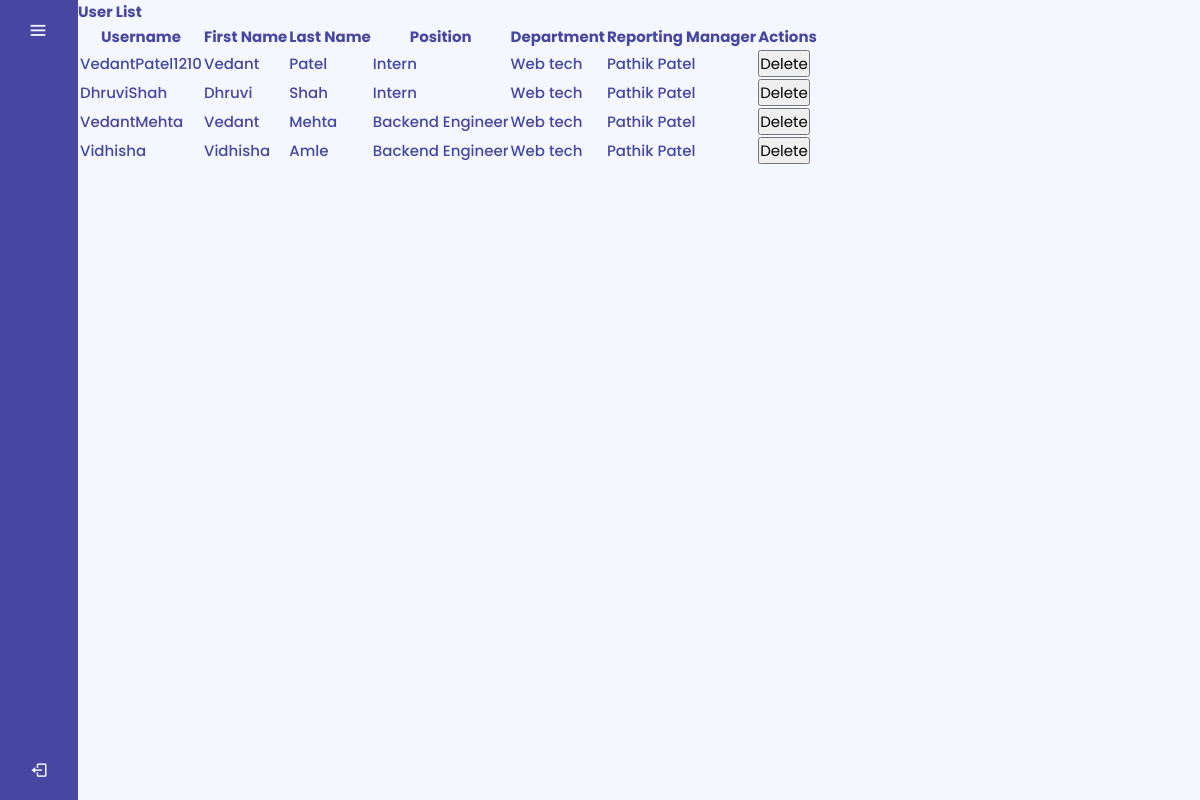
Page /adminuser on the earlier database version.
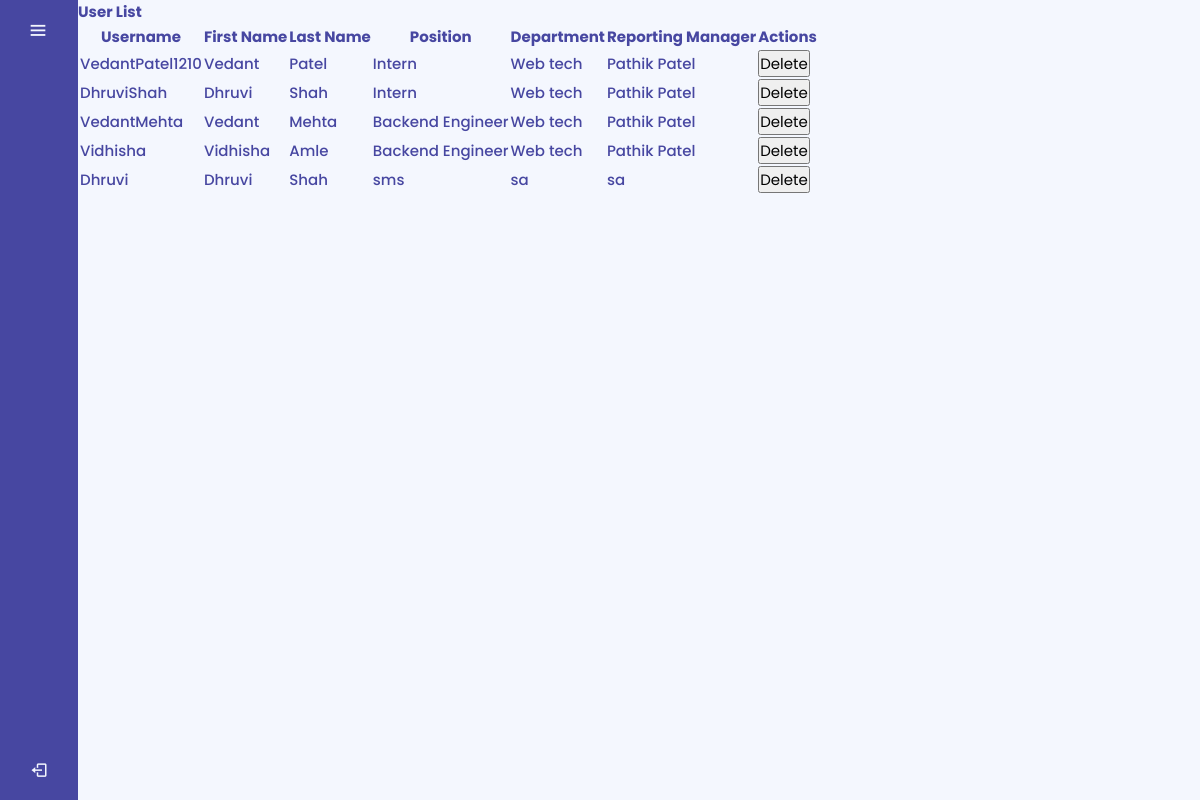
Same page on the later database version.
### emp_engagement/models.py (models this page shows)
class user_data(models.Model):
    Username= models.CharField(max_length=30)
    Password= models.CharField(default="admin123",max_length=15)
    FirstName= models.CharField(max_length=100)
    MiddleName= models.CharField(max_length=100, blank=True)
    LastName = models.CharField(max_length=100)
    Address1= models.CharField(max_length=50)
    Address2= models.CharField(max_length=50)
    City= models.CharField(max_length=50)
    State= models.CharField(max_length=50)
    Pincode= models.CharField(max_length=10)
    Country= models.CharField(max_length=50)
    DateofBirth= models.DateField()
    Gender_choices=(
        ('M', 'Male'),
        ('F', 'Female'),
        ('O', 'Other')
    )
    Gender= models.CharField(max_length=1, choices=Gender_choices)
    Qualifications = models.CharField(max_length=255)
    Position = models.CharField(max_length=100)
    Department = models.CharField(max_length=100)
    Reportsto= models.CharField(max_length=50,default= None)
    Email = models.EmailField(unique=True)
    Phone_number = models.CharField(max_length=15)
    is_user = models.BooleanField(default=False)
    is_admin = models.BooleanField(default=False)
    Profilepic = models.ImageField(default='default_male_pic.png', upload_to='profile_pics/', blank=True, null=True)
    def __str__(self):
        return self.Username

### emp_engagement/views.py (the view)
# urls.py: path('adminuser',views.adminuser, name='Admin User'),
def adminuser(request):
    print("hello")
    users= user_data.objects.all()
    print(users)
    context= {
        'users':users,
        'is_admin':request.session.get('is_admin'),
        'is_user':request.session.get('is_user'),
        'display_name': request.session.get('display_name'),
        'position': request.session.get('position'),
        'profile_pic_url' : request.session.get('profile_pic_url'),
        'menu_list' : request.session.get('menu_list')
    }
    return render(request,'adminuser.html',context)

### templates/adminuser.html (shortened to what this page needs)
{% extends "index.html" %}
{% block css %}
{% load static %}
<link rel="stylesheet" href="{% static "css/user.css" %}">
{% endblock css %}
{% block section %}
<h1>User List</h1>
    <table>
        <thead>
            <tr>
                <th>Username</th>
                <th>First Name</th>
                <th>Last Name</th>
                <th>Position</th>
                <th>Department</th>
                <th>Reporting Manager</th>
                <th> Actions </th>
            </tr>
        </thead>
        <tbody>
            {% for i in users %}
            <tr>
                <td>{{ i.Username }}</td>
                <td>{{ i.FirstName }}</td>
                <td>{{ i.LastName }}</td>
                <td>{{ i.Position }}</td>
                <td>{{ i.Department }}</td>
                <td>{{ i.Reportsto }}</td>
                <td>
                    <form method="post" action="{% url 'delete_user' i.Username %}">
                        <button type="submit" class="btn btn-danger">Delete</button>
                    </form>
                </td>
            </tr>
            {% endfor %}
        </tbody>
    </table>
{% endblock section %}

Differences in the rows shown:
added user_data: Username "Dhruvi", FirstName "Dhruvi", LastName "Shah", Position "sms", Department "sa", Reportsto "sa"
